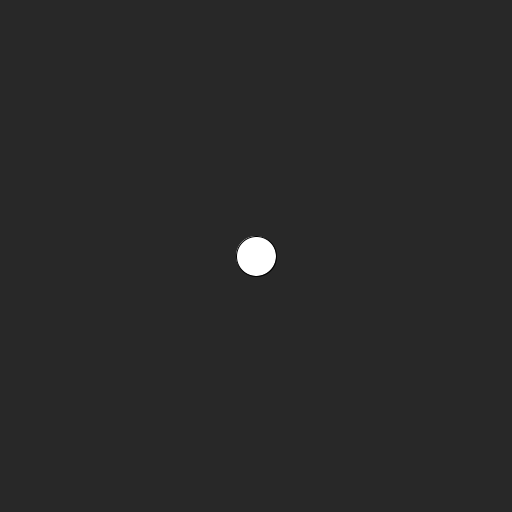
Frame 1 (no input)
Frame 60 (the mouse pressed at the canvas centre just before this capture): identical to frame 1, image omitted
Frame 120 (the mouse held since frame 60 and released just before this capture): identical to frame 1, image omitted

The Processing sketch that drew this single still picture (run headless with seeded random() and noise(); from frame 60 on, the mouse is pressed at the canvas centre):

// Processing sketch: Vector_example_04
// ── Vector_example_04.pde
PVector p, v;

void setup(){

  size(512,512);

  p = new PVector(width/2, height/2);
  v = new PVector();

}

void draw(){

  background(40);

  // drag
  v.mult( 0.84 );

  // add the veloctiy to the position
  p.add( v );

  if( mousePressed ) {

    // create new force vector from the mouse position minus the position of the object
    // the same as Mouse.sub(p)
    PVector force = new PVector( mouseX - p.x, mouseY - p.y );

    // reduce the force a bit
    force.mult(0.1);

    // add it to the velocity
    v.add(force);
  }

  fill( 255 );
  ellipse(p.x, p.y, 40, 40);
}
